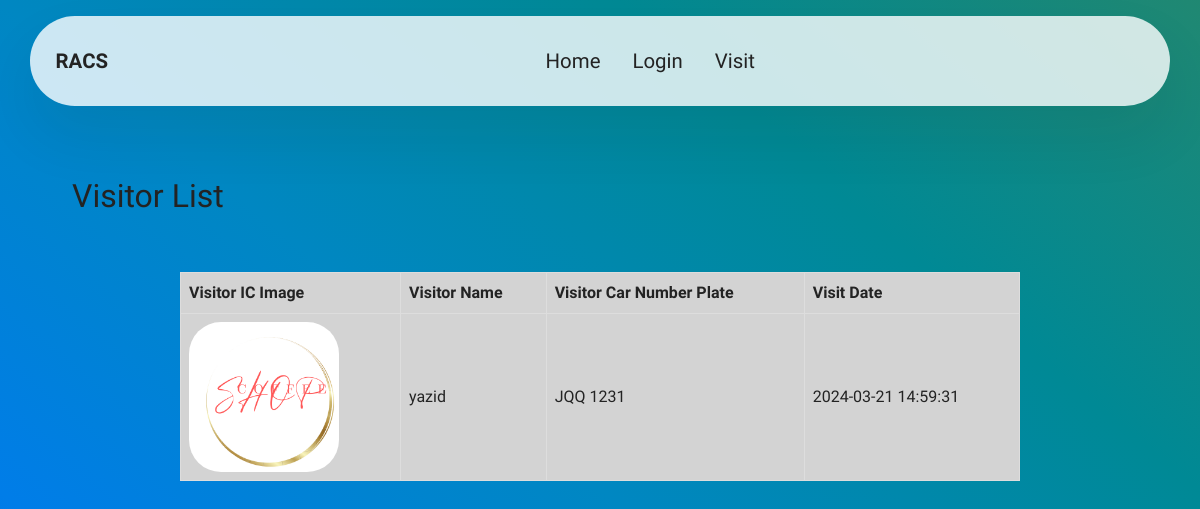
The app's page /RACS/guard-admin.php with its own data.
### tables this page shows
CREATE TABLE `visitors` (
  `visitor_id` int NOT NULL,
  `visitor_name` varchar(255) NOT NULL,
  `visitor_address` varchar(255) NOT NULL,
  `visitor_ic_number` varchar(20) NOT NULL,
  `visitor_ic_photo` varchar(255) DEFAULT NULL,
  `created_at` timestamp NULL DEFAULT CURRENT_TIMESTAMP,
  `visitor_car_plate` varchar(20) DEFAULT NULL,
  `status` varchar(50) DEFAULT 'Pending'
);

### RACS/guard-admin.php (the view, shortened to what this page needs)
<!DOCTYPE html>
<html lang="en">
<head>
    <link rel="stylesheet" href="assets/web/assets/icons/icons2.css">
    <link rel="stylesheet" href="assets/parallax/jarallax.css">
    <link rel="stylesheet" href="assets/bootstrap/css/bootstrap.min.css">
    <link rel="stylesheet" href="assets/bootstrap/css/bootstrap-grid.min.css">
    <link rel="stylesheet" href="assets/bootstrap/css/bootstrap-reboot.min.css">
    <link rel="stylesheet" href="assets/dropdown/css/style.css">
    <link rel="stylesheet" href="assets/socicon/css/styles.css">
    <link rel="stylesheet" href="assets/animatecss/animate.css">
    <link rel="stylesheet" href="assets/theme/css/style.css">
    <link rel="stylesheet" href="https://cdnjs.cloudflare.com/ajax/libs/normalize/5.0.0/normalize.min.css">
    <link rel="stylesheet" href="assets/style/css/additional.css" type="text/css">
    <link rel="stylesheet" href="style.css">
</head>
<?php include("header.php") ?>
<body style="background-image: linear-gradient(to right top, #0765f1, #007de8, #0087c2, #008995, #208872);">
    <?php include_once('header.php'); ?>
    <h2 style="margin-top: 15%; padding-left:6%;">Visitor List</h2>
    <table style="background-color: lightgrey;">
        <thead>
            <tr>
                <th>Visitor IC Image</th>
                <th>Visitor Name</th>
                <th>Visitor Car Number Plate</th>
                <th>Visit Date</th>
            </tr>
        </thead>
        <tbody>
            <?php
            include("dbConnection.php");
            $limit = 50;
            $page = isset($_GET['page']) && is_numeric($_GET['page']) ? $_GET['page'] : 1;
            $offset = ($page - 1) * $limit;
            if (isset($_GET['search'])) {
                $search = $_GET['search'];
                $query = "SELECT * FROM visitors WHERE status = 'confirmed' AND visitor_car_plate LIKE '%$search%' ORDER BY created_at DESC LIMIT $limit OFFSET $offset";
            } else {
                $query = "SELECT * FROM visitors WHERE status = 'confirmed' ORDER BY created_at DESC LIMIT $limit OFFSET $offset";
            }
            $result = mysqli_query($conn, $query);
            if ($result && mysqli_num_rows($result) > 0) {
                while ($row = mysqli_fetch_assoc($result)) {
                    echo "<tr>";
                    echo "<td><img src='" . htmlspecialchars($row['visitor_ic_photo']) . "' alt='Visitor Photo' style='width: 150px; height: auto;'></td>";
                    echo "<td>" . htmlspecialchars($row['visitor_name']) . "</td>";
                    echo "<td>" . htmlspecialchars($row['visitor_car_plate']) . "</td>";
                    echo "<td>" . htmlspecialchars($row['created_at']) . "</td>";
                    echo "</tr>";
                }
            } else {
                echo "<tr><td colspan='4'>No confirmed visitors found.</td></tr>";
            }
            ?>
        </tbody>
    </table>
</body>
</html>

### RACS/assets/theme/css/style.css (style rules this page uses)
body { font-style: normal; line-height: 1.5; font-weight: 400; color: #232323; position: relative; }
h1, h2, h3, h4, h5, h6, .display-1, .display-2, .display-4, .display-5, .display-7, span, p, a { line-height: 1; word-break: break-word; word-wrap: break-word; font-weight: 400; }
img, iframe { display: block; width: 100%; }
html, body { height: auto; min-height: 100vh; }

### RACS/assets/style/css/additional.css (style rules this page uses)
img, .card-wrap, .card-wrapper, .video-wrapper, .mbr-figure iframe, .google-map iframe, .slide-content, .plan, .card, .item-wrapper { border-radius: 2rem !important; }
body { font-family: var(--display1-font, 'Inter Tight'); background: color-mix(in srgb, var(--dominant-color, #0f1305) 10%, transparent); }
body { overflow-x: hidden; }

### RACS/style.css (style rules this page uses)
:root { --background: #E6FBF6; --dominant-color: #06D6A0; --primary-color: #EF476F; --secondary-color: #1B9AAA; --success-color: #2BD888; --danger-color: #DA293A; --warning-color: #FFC004; --info-color: #11CCF2; --background-text: #000000; --dominant-text: #000000; --primary-text: #FFFFFF; --secondary-text: #FFFFFF; --success-text: #000000; --danger-text: #FFFFFF; --warning-text: #000000; --info-text: #000000; }
table { width: 70%; border-collapse: collapse; margin-top: 5%; margin-left: 15%; }
th, td { border: 1px solid #dddddd; text-align: left; padding: 8px; }

### records on screen
visitors: visitor_ic_photo (picture), visitor_name "yazid", visitor_car_plate "JQQ 1231", created_at "2024-03-21 14:59:31"
